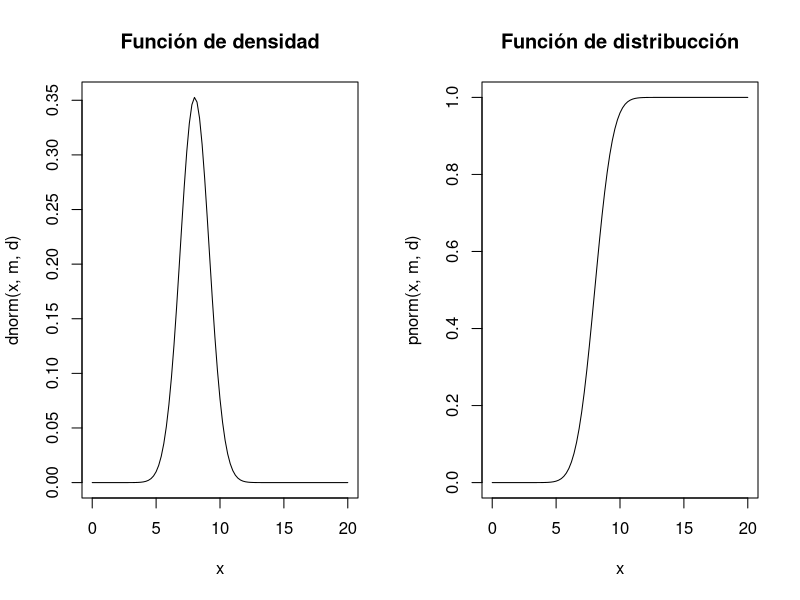
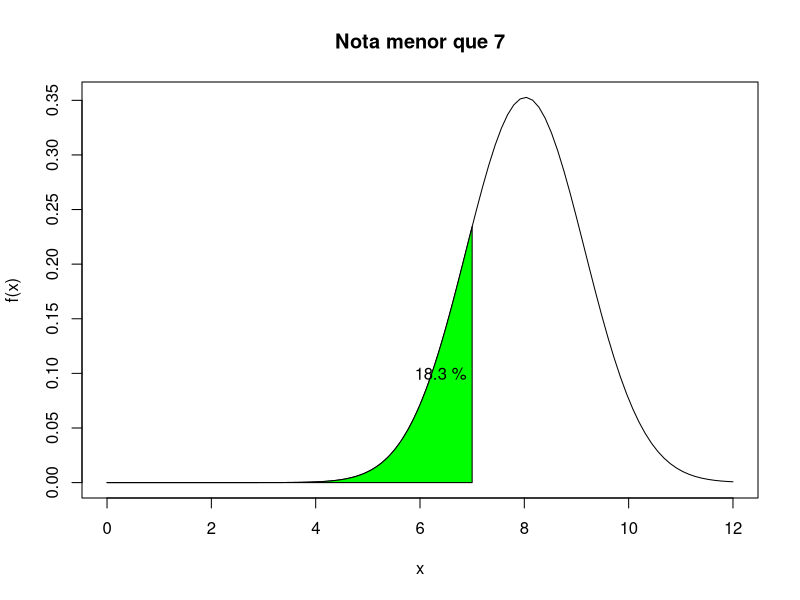
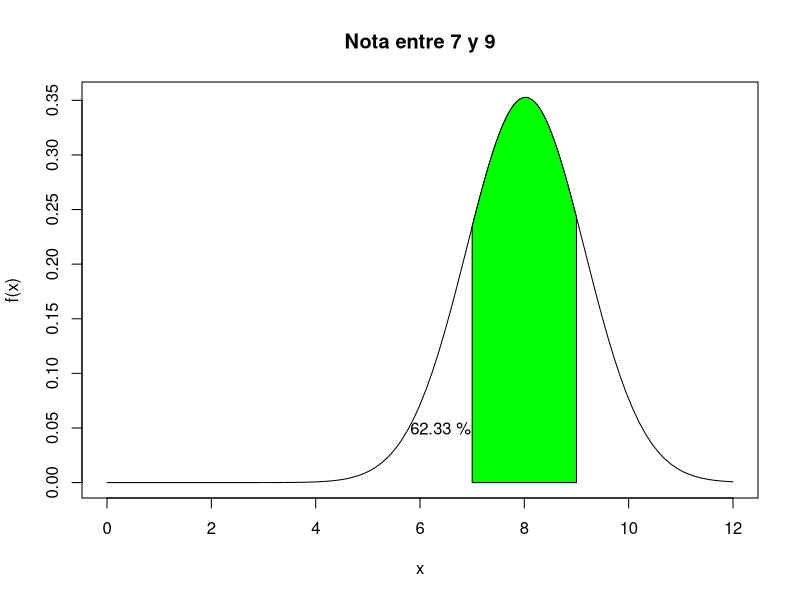
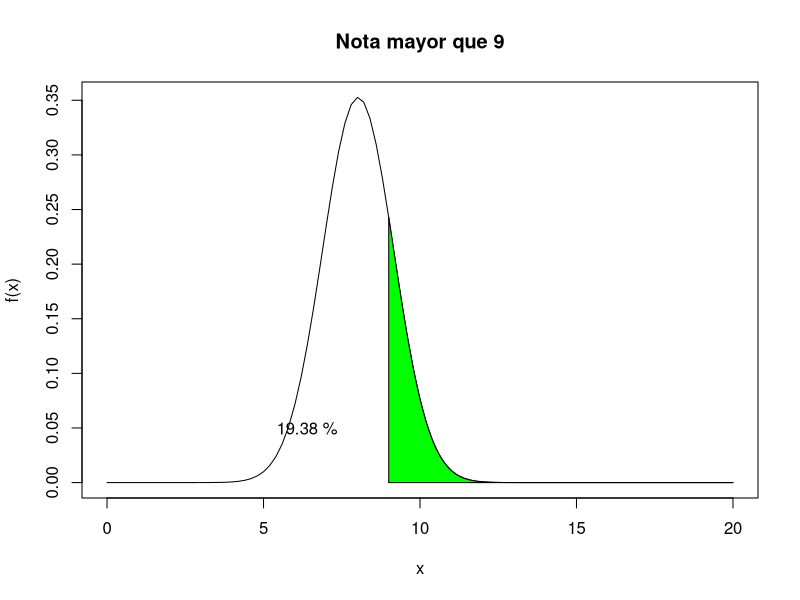
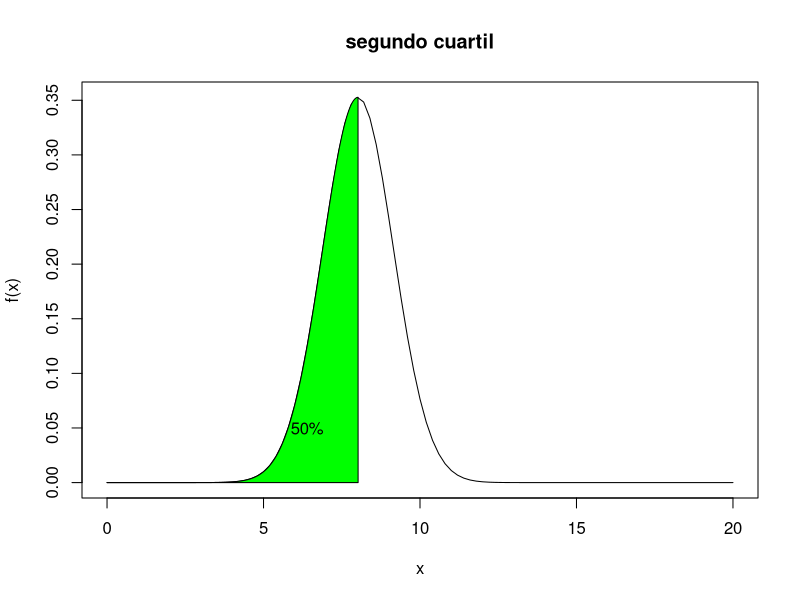
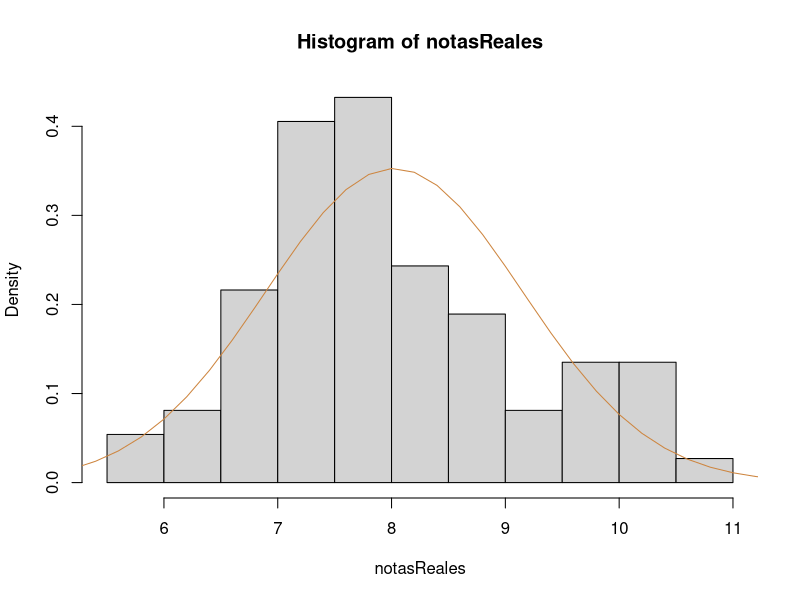
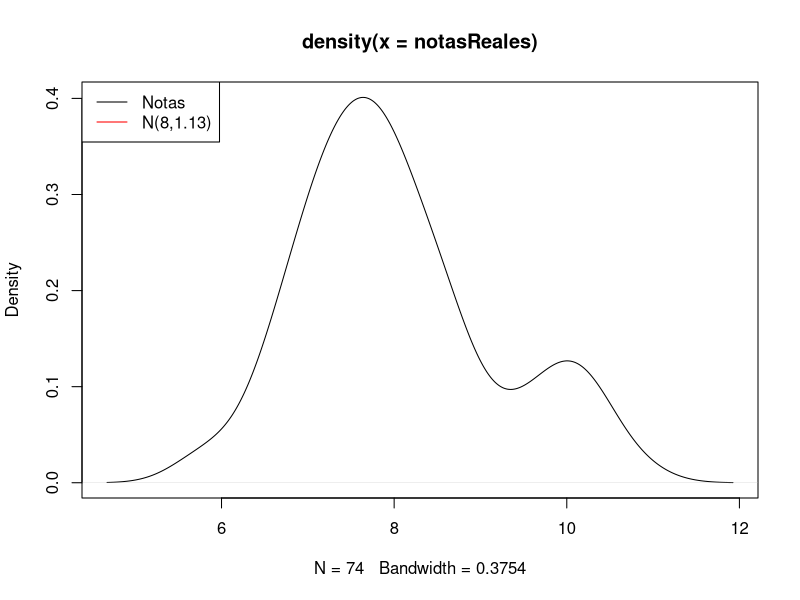
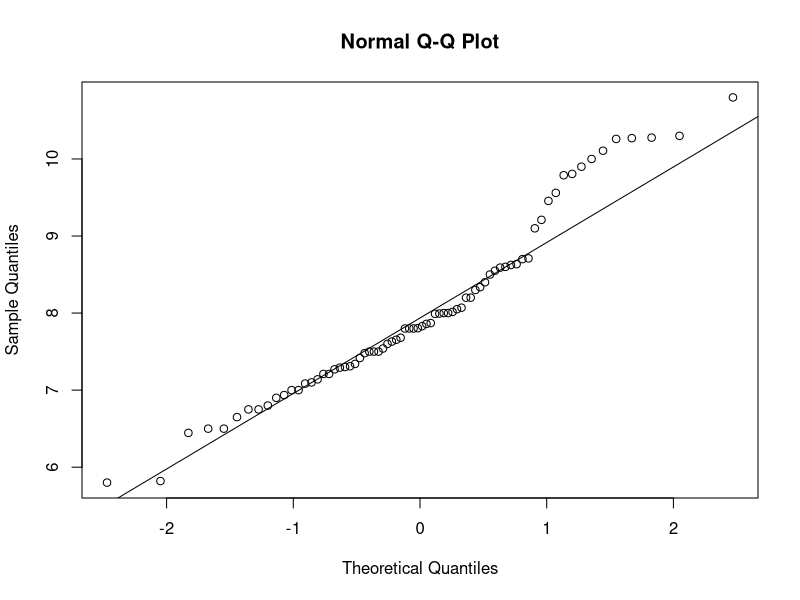

R code for these plots, in order: (Note: this script raises an error after producing the figures.)
# 2.2
# a.)

encuesta <- na.omit(read.csv2('./encuesta.csv'))

# N(m, d)
notaAcceso <- encuesta$NOTA
m <- mean(notaAcceso)
d <- sd(notaAcceso)

# b)

esperanza <- m
varianza <- d**2

# C)

par(mfrow=c(1, 2))

curve(dnorm(x, m, d), 0, 20, main='Función de densidad')
curve(pnorm(x, m, d), 0, 20, main="Función de distribucción")

par(mfrow=c(1, 1))

# D.)

P.menor.7 <- pnorm(7, m, d)

intervaloX=seq(0,7,0.01)  
xBasePoligonoSombra = c(0,intervaloX,7)  
yTapaPoligonoSombra = c(0,dnorm(intervaloX,m,d),0) 
curve(dnorm(x,m,d),0, 12, ylab="f(x)",main='Nota menor que 7')  
polygon(xBasePoligonoSombra,yTapaPoligonoSombra,col="green") 
texto.porcentaje=paste(round(P.menor.7*100,2),"%") 

text(6.4, 0.1, texto.porcentaje)

# E.) 

p.entre.9.y.7 <- pnorm(9, m, d) - pnorm(7, m, d)

intervaloX=seq(7, 9, 0.01)  
xBasePoligonoSombra = c(7,intervaloX,9)  
yTapaPoligonoSombra = c(0,dnorm(intervaloX,m,d),0) 
curve(dnorm(x,m,d),0, 12, ylab="f(x)",main='Nota entre 7 y 9')  
polygon(xBasePoligonoSombra,yTapaPoligonoSombra,col="green") 
texto.porcentaje=paste(round(p.entre.9.y.7*100,2),"%") 
text(6.4, 0.05, texto.porcentaje)


# F.)

p.mayor.9 <- 1 - pnorm(9, m, d)

intervaloX=seq(9, 20, 0.01)  
xBasePoligonoSombra = c(9,intervaloX,20)  
yTapaPoligonoSombra = c(0,dnorm(intervaloX,m,d),0) 
curve(dnorm(x,m,d),0, 20, ylab="f(x)",main='Nota mayor que 9')  
polygon(xBasePoligonoSombra,yTapaPoligonoSombra,col="green") 
texto.porcentaje=paste(round(p.mayor.9*100,2),"%") 
text(6.4, 0.05, texto.porcentaje)


# G.)

cuartiles <- qnorm(c(.25, .50, .75), m, d)
intervaloX=seq(0, cuartiles[2], 0.01)  
xBasePoligonoSombra = c(0,intervaloX, cuartiles[2])  
yTapaPoligonoSombra = c(0,dnorm(intervaloX,m,d),0) 
curve(dnorm(x,m,d),0, 20, ylab="f(x)",main='segundo cuartil')  
polygon(xBasePoligonoSombra,yTapaPoligonoSombra,col="green") 
texto.porcentaje="50%"
text(6.4, 0.05, texto.porcentaje)

# H.)

notasReales <- encuesta$NOTA
hist(notasReales, freq=FALSE)
curve(dnorm(x, m, d), 0, 20, add = TRUE, col="peru")

# I.) 
plot(density(notasReales))
legend("topleft", legend = c("Notas", "N(8,1.13)"), col = c('black','red' ), lty = 1)

# J.)

qqnorm(notasReales)
qqline(notasReales)
install.packages('car')

qqplot()

# K.)

sum(notasReales) / 74
sum(notasReales<m+d & notasReales>m-d) / 74
sum(notasReales<m+2*d & notasReales>m-2*d) / 74
sum(notasReales<m+3*d & notasReales>m-3*d) / 74

# 1
shapiro.test(notasReales)
